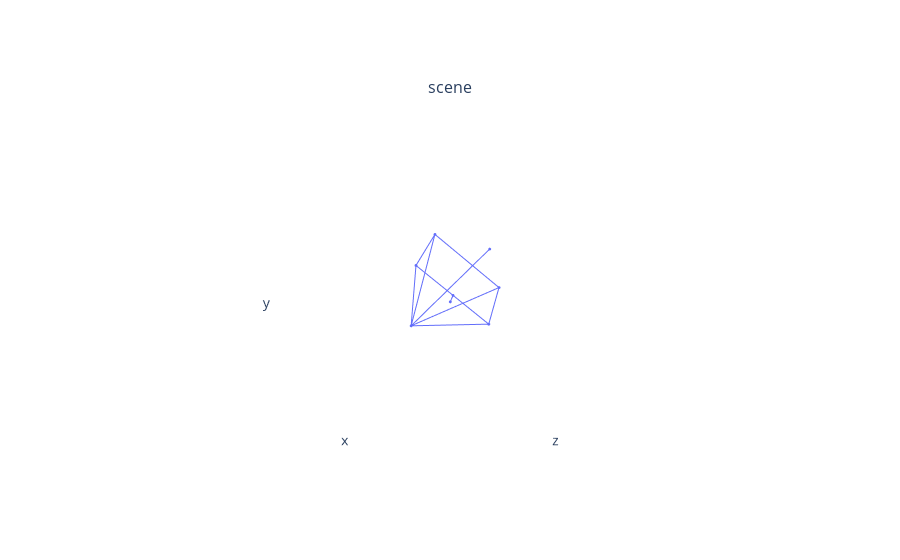

Notebook code cell kept with this figure:
### Code cell
from pytorch3d.transforms import random_rotations
from pytorch3d.renderer import HeterogeneousRayBundle, PerspectiveCameras, RayBundle
from pytorch3d.structures import Meshes, Pointclouds
B = 1
n_rays = 128
n_pts_per_ray = 32
n_verts = 32
n_edges = 64
n_pts = 256
fig = plot_scene({
    "scene": {
        # "ray_bundle": RayBundle(
        #     origins=torch.randn(B, n_rays, 3, device=_device),
        #     xys=torch.randn(B, n_rays, 2, device=_device),
        #     directions=torch.randn(B, n_rays, 3, device=_device),
        #     lengths=torch.randn(
        #         B, n_rays, n_pts_per_ray, device=_device
        #     ),
        # ),
        # "heterogeneous_ray_bundle": HeterogeneousRayBundle(
        #     origins=torch.randn(B * n_rays, 3, device=_device),
        #     xys=torch.randn(B * n_rays, 2, device=_device),
        #     directions=torch.randn(B * n_rays, 3, device=_device),
        #     lengths=torch.randn(
        #         B * n_rays, n_pts_per_ray, device=_device
        #     ),
        #     camera_ids=torch.randint(
        #         low=0, high=B, size=(B * n_rays,), device=_device
        #     ),
        # ),
        "camera": PerspectiveCameras(
            R=random_rotations(B, device=_device),
            T=torch.randn(B, 3, device=_device),
        ),
        # "mesh": Meshes(
        #     verts=torch.randn(B, n_verts, 3, device=_device),
        #     faces=torch.randint(
        #         low=0, high=n_verts, size=(B, n_edges, 3), device=_device
        #     ),
        # ),
        # "point_clouds": Pointclouds(
        #     points=torch.randn(B, n_pts, 3, device=_device),
        # ),
    }
})
fig.show()

### Figure 1 — Plotly figure (JSON) as saved in the notebook; plotly's stock layout.template omitted (floating-point values rounded to 4 significant figures)
{"data": [{"marker": {"size": 1}, "name": "camera", "scene": "scene", "type": "scatter3d", "x": [1.33, 1.123, 1.162, 1.123, 0.9162, 0.6815, 1.096, 1.33, 0.7049, 0.9162, 0.6815, 0.7049, 1.096, 0.7049, 1.156], "y": [0.5734, 0.7559, 0.7591, 0.7559, 0.9384, 0.9192, 0.5542, 0.5734, 0.2708, 0.9384, 0.9192, 0.2708, 0.5542, 0.2708, 0.9841], "z": [1.368, 1.486, 1.55, 1.486, 1.603, 1.22, 0.9847, 1.368, 1.502, 1.603, 1.22, 1.502, 0.9847, 1.502, 1.19]}], "layout": {"annotations": [{"font": {"size": 16}, "showarrow": false, "text": "scene", "x": 0.5, "xanchor": "center", "xref": "paper", "y": 1, "yanchor": "bottom", "yref": "paper"}], "scene": {"aspectmode": "cube", "camera": {"up": {"x": 0, "y": 1, "z": 0}}, "domain": {"x": [0, 1], "y": [0, 1]}, "xaxis": {"backgroundcolor": "#fff", "range": [0.2685, 1.695], "showaxeslabels": false, "showgrid": false, "showline": false, "showticklabels": false, "ticks": "", "zeroline": false}, "yaxis": {"backgroundcolor": "#fff", "range": [-0.04407, 1.382], "showaxeslabels": false, "showgrid": false, "showline": false, "showticklabels": false, "ticks": "", "zeroline": false}, "zaxis": {"backgroundcolor": "#fff", "range": [0.658, 2.085], "showaxeslabels": false, "showgrid": false, "showline": false, "showticklabels": false, "ticks": "", "zeroline": false}}}}
